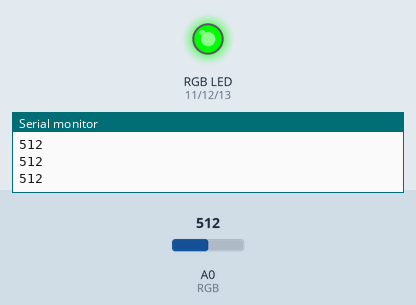
Recording of a sketch running on a simulated Arduino Uno, built with avr-gcc and run on an emulated ATmega328P. Parts: an RGB LED mixed from three pins (HIGH = lit), the last lines printed to the serial monitor. Inputs (shaded band) come from the test bench; at power-on: A0 (RGB) = 512.

Above: at 1.2 s.
1.3 s: A0 (RGB) set to 450
At 1.8 s:
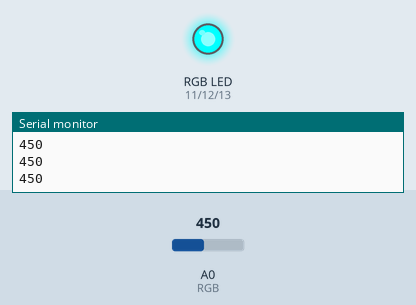
2.8 s: A0 (RGB) set to 218
4.3 s: A0 (RGB) set to 189
At 5.3 s:
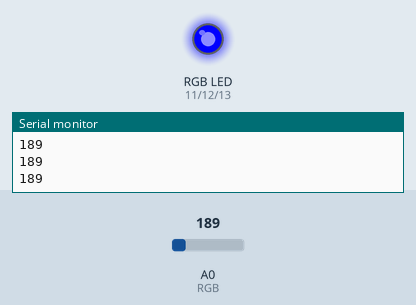
5.8 s: A0 (RGB) set to 349
7.3 s: A0 (RGB) set to 369
At 7.6 s:
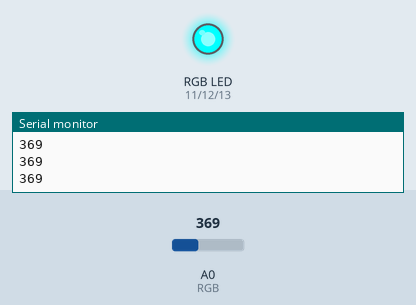
8.8 s: A0 (RGB) set to 470
At 10.0 s:
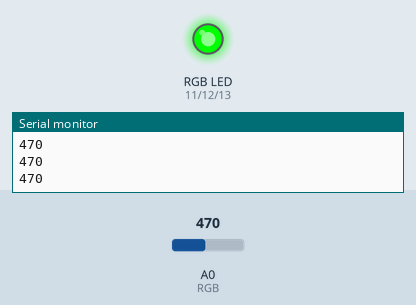
Timing chart, 0 to 11.3 s (numbered marks = the images above; inputs shaded):
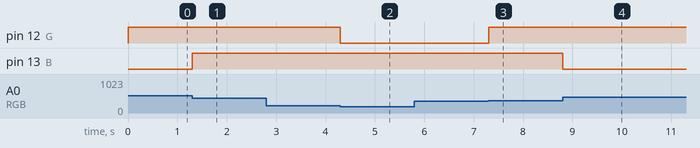

Measured:
- the behaviour switches between 206 and 205 on A0 (RGB) (found by bisection; images 1 and 2)
- the behaviour switches between 359 and 360 on A0 (RGB) (found by bisection; images 2 and 3)
- after the input at 1.3 s, pin 13 (B): LOW → HIGH at once
- after the input at 4.3 s, pin 12 (G): HIGH → LOW at once
- after the input at 7.3 s, pin 12 (G): LOW → HIGH at once
- after the input at 8.8 s, pin 13 (B): HIGH → LOW at once

The sketch:

RGB_Digital_Output.ino
```cpp
/*
 * Controlling a RGB Led with a Potentiometer (Digital)
 *
 *
 *
 *
 */


#define B 13 // Digital Blue Output
#define G 12 // Digital Green Output
#define R 11 // Digital Red Output
#define RGB A0 // Potentiometer


void setup() {
  // put your setup code here, to run once:
  pinMode(B, OUTPUT);
  pinMode(G, OUTPUT);
  pinMode(R, OUTPUT);
  pinMode(RGB, INPUT);

  Serial.begin(9600); //testing purposes

}

// Changing the colour of the RGB with the potentiometer
void loop() {
  int value = analogRead(RGB);
  if ( value <= 205) {
  digitalWrite(B, HIGH);
  digitalWrite(G, LOW);
  digitalWrite(R, LOW);
  }

  if ( value >= 360 && value <= 460) {
  digitalWrite(B, HIGH);
  digitalWrite(G, HIGH);
  digitalWrite(R, LOW);
  }


  if ( value >= 460 && value <= 770) {
  digitalWrite(B, LOW);
  digitalWrite(G, HIGH);
  digitalWrite(R, LOW);
  }

   if ( value >= 770 && value <= 870) {
  digitalWrite(B, LOW);
  digitalWrite(G, HIGH);
  digitalWrite(R, HIGH);
  }

   if ( value >= 870 && value <= 1023) {
  digitalWrite(B, LOW);
  digitalWrite(G, LOW);
  digitalWrite(R, HIGH);
  }


  Serial.println(analogRead(RGB)); // testing purposes

}
```
